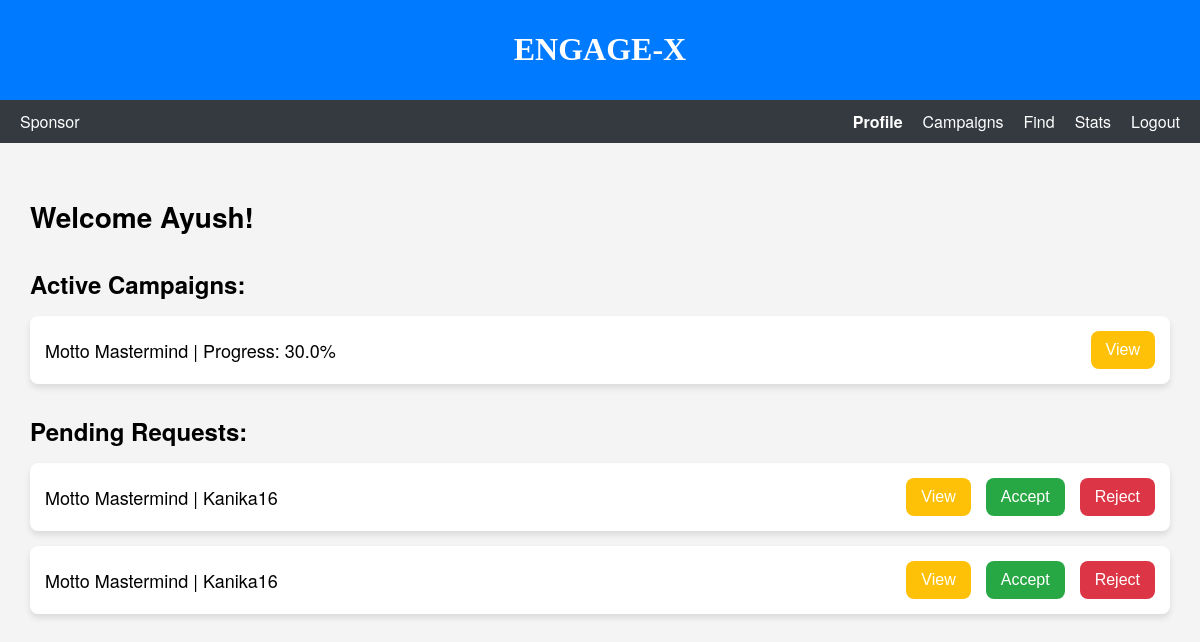
/sdashboard (signed in), run on the app's committed database.
### models.py (models this page shows, shortened)
class Profile(db.Model):
    __tablename__ = "profile"
    id = db.Column(db.Integer, primary_key=True, autoincrement=True)
    user_id = db.Column(db.Integer, db.ForeignKey("user.id"), nullable=False)
    name = db.Column(db.String, nullable=False)
    industry = db.Column(db.String)
    niche = db.Column(db.String)
    reach = db.Column(db.Integer)
    funds = db.Column(db.Float)
    user = db.relationship('User', back_populates='profile')

class Campaign(db.Model):
    __tablename__ = "campaign"
    id = db.Column(db.Integer, primary_key=True, autoincrement=True)
    sponsor_id = db.Column(db.Integer, db.ForeignKey("user.id"), nullable=False)
    title = db.Column(db.String, nullable=False)
    description = db.Column(db.String, nullable=False)
    goals = db.Column(db.Text, nullable=False)
    start_date = db.Column(db.String, nullable=False)
    days = db.Column(db.Integer, nullable=False)
    funds = db.Column(db.Float, nullable=False)
    visibility = db.Column(db.String, nullable=False)  # public or private
    sponsor = db.relationship('User', back_populates='campaigns')
    ad_requests = db.relationship('AdRequest', back_populates='campaign')
    def get_end_date(self):
        start_date_obj = datetime.strptime(self.start_date, "%Y-%m-%d")
        end_date_obj = start_date_obj + timedelta(days=self.days)
        return end_date_obj.strftime("%Y-%m-%d")
    def get_progress(self):
        start_date_obj = datetime.strptime(self.start_date, "%Y-%m-%d")
        today = datetime.today()
        elapsed_days = (today - start_date_obj).days
        progress = "{:.2f}".format((elapsed_days / self.days) * 100)  # Format progress to 2 decimal places
        progress = min(max(float(progress), 0), 100)  # Ensure progress is between 0 and 100
        return progress

class User(db.Model):
    __tablename__ = "user"
    id = db.Column(db.Integer, primary_key=True, autoincrement=True)
    username = db.Column(db.String, nullable=False)
    email = db.Column(db.String, nullable=False)
    role = db.Column(db.String, nullable=False) # admin , sponsor or influencer
    password = db.Column(db.String, nullable=False)
    is_flagged = db.Column(db.Boolean, default=False, nullable=False)  # New attribute for flagging users
    profile = db.relationship('Profile', back_populates='user', uselist=False)
    campaigns = db.relationship('Campaign', back_populates='sponsor')
    ad_requests = db.relationship('AdRequest', back_populates='influencer')

### app.py (the view)
@app.route('/sdashboard', methods = ['GET', 'POST'])
def sdashboard():
    sponsor = Profile.query.filter(Profile.user_id == current_userID).first()
    name = sponsor.name
    today = datetime.today()
    dat = Campaign.query.filter(Campaign.sponsor_id == current_userID).all()
    for campaign in dat:
        campaign.end_date = campaign.get_end_date()
        campaign.progress = campaign.get_progress()
    active_campaigns = [campaign for campaign in dat if datetime.strptime(campaign.start_date, "%Y-%m-%d")
                        <= today <= datetime.strptime(campaign.end_date, "%Y-%m-%d")]
    ad_requests = AdRequest.query.join(Campaign).filter(
        Campaign.sponsor_id == current_userID,
        AdRequest.initiator == 'influencer',
        AdRequest.status == 'Pending').all()
    requests_data = []
    for request in ad_requests:
        influencer = User.query.filter(User.id == request.influencer_id).first()
        requests_data.append({
            'campaign_title': request.campaign.title,
            'influencer_username': influencer.username,
            'request_id': request.id
        })
    today_date = today.strftime("%Y-%m-%d")
    return rt('sdashboard.html',
              name =name,
              campaigns = active_campaigns,
              requests = requests_data,
              today_date = today_date,
              userID = current_userID)

### templates/sdashboard.html (shortened to what this page needs)
<!DOCTYPE html>
<html lang="en">
<head>
    <link rel="stylesheet" href="/static/css/sdashboard.css">
</head>
<body>
    <header>
        <h1>ENGAGE-X</h1>
    </header>
    <nav class="navbar">
        <div class="navbar-left">
            <span>Sponsor</span>
        </div>
        <div class="navbar-right">
            <a href="#" class="active" id="profile-link">Profile</a>
            <a href="{{ url_for('scampaigns') }}" id="campaigns-link">Campaigns</a>
            <a href="{{ url_for('find_sponsor') }}" id="find-link">Find</a>
            <a href="#">Stats</a>
            <a href="{{ url_for('logout') }}">Logout</a>
        </div>
    </nav>
    <main>
        <div class="dashboard-container">
            <h2>Welcome {{ name }}!</h2>
            <section class="active-campaigns">
                <h3>Active Campaigns:</h3>
                {% if campaigns %}
                    {% for campaign in campaigns %}
                    <div class="campaign">
                        <span>{{ campaign.title }} | Progress: {{ campaign.progress }}%</span>
                        <form class="view-more-form"
                        action="{{ url_for('view_details', id=campaign.id, source = 'campaign') }}"
                        method="POST">
                            <button class="view-btn">View</button>
                        </form>
                    </div>
                    {% endfor %}
                {% else %}
                    <div class="campaign">
                        <span>No active campaigns</span>
                    </div>
                {% endif %}
            </section>
            <section class="pending-requests">
                <h3>Pending Requests:</h3>
                {% if requests %}
                    {% for request in requests %}
                    <div class="request">
                        <span>{{ request.campaign_title }} | {{ request.influencer_username }}</span>
                        <button class="view-btn">View</button>
                        <form action="{{ url_for('update_request_status', request_id=request.request_id, source = 'sponsor') }}" method="POST">
                            <button class="accept-btn" type="submit">Accept</button>
                        </form>
                        <form action="{{ url_for('update_request_status', request_id=request.request_id, source = 'sponsor') }}" method="POST">
                            <button class="reject-btn" type="submit">Reject</button>
                        </form>
                    </div>
                    {% endfor %}
                {% else %}
                    <div class="request">
                        <span>No Pending requests!!</span>
                    </div>
                {% endif %}
            </section>
        </div>
    </main>
</body>
</html>

### static/css/sdashboard.css (style rules this page uses)
body { font-family: 'Helvetica Neue', sans-serif; margin: 0; padding: 0; background-color: #f4f4f4; }
header { font-family: stylish; background-color: #007bff; color: white; padding: 10px 20px; text-align: center; }
.navbar { display: flex; justify-content: space-between; background-color: #343a40; color: white; padding: 10px 20px; }
.navbar-left { display: flex; align-items: center; }
.navbar-right { display: flex; align-items: center; }
.navbar-right a { color: white; text-decoration: none; margin-left: 20px; }
.navbar-right a.active { font-weight: bold; }
.dashboard-container { padding: 30px; }
.dashboard-container h2 { margin-bottom: 30px; font-size: 28px; }
.active-campaigns, .pending-requests { margin-bottom: 30px; }
.active-campaigns h3, .pending-requests h3 { margin-bottom: 15px; font-size: 24px; }
.campaign, .request { display: flex; align-items: center; justify-content: space-between; background-color: white; padding: 15px; margin-bottom: 15px; border-radius: 8px; box-shadow: 0 4px 6px rgba(0,0,0,0.1); }
.campaign span, .request span { flex-grow: 1; font-size: 18px; }
.view-btn, .accept-btn, .reject-btn { padding: 10px 15px; margin-left: 15px; border: none; border-radius: 8px; cursor: pointer; font-size: 16px; }
.view-btn { background-color: #ffc107; color: white; }
.accept-btn { background-color: #28a745; color: white; }
.reject-btn { background-color: #dc3545; color: white; }

### data on the page
Profile: name "Ayush"
Campaign: title "Motto Mastermind", progress "30.0", campaign_title "Motto Mastermind" "Motto Mastermind"
User: influencer_username "Kanika16" "Kanika16"
